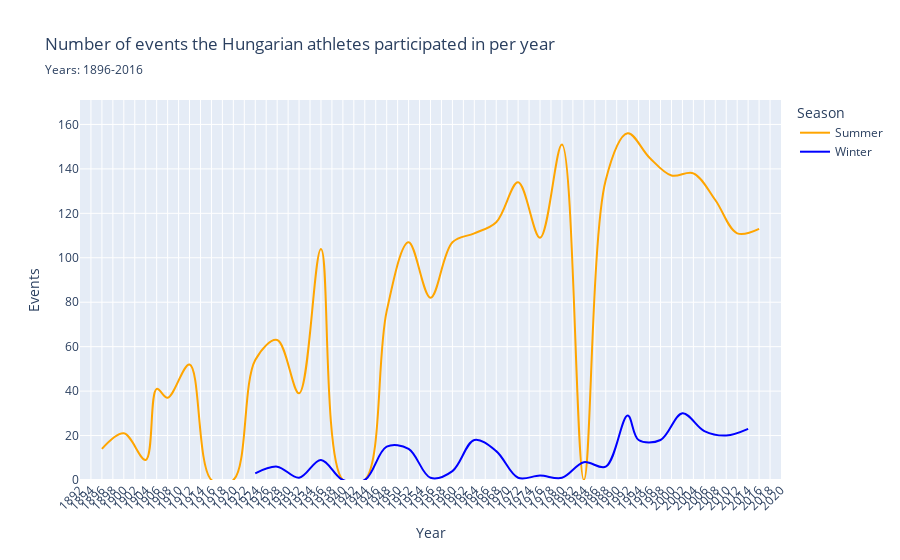

Write notebook code for a chart like this one.
### Code cell
# Number of events that Hungarian athletes participated in
new_df = df[["Name", "Event", "NOC", "Year", "Season"]]
hun_df = new_df[new_df["NOC"] == "HUN"].dropna().drop_duplicates(subset=["Event", "Year"])
grouped_df = pd.DataFrame(hun_df.groupby(["Year", "Season"])["Event"].value_counts().unstack().sum(axis=1)).rename(columns={0:"Events"}).reset_index()

# Zero participants during years not participating at all
no_events = pd.DataFrame([{"Year": 1916, "Season": "Summer", "Events": 0}, # WW1
                          {"Year": 1920, "Season": "Summer", "Events": 0}, # Banned (WW1)
                          {"Year": 1940, "Season": "Summer", "Events": 0}, # WW2
                          {"Year": 1940, "Season": "Winter", "Events": 0}, # WW2
                          {"Year": 1944, "Season": "Summer", "Events": 0}, # WW2
                          {"Year": 1944, "Season": "Winter", "Events": 0}, # WW2
                          {"Year": 1984, "Season": "Summer", "Events": 0}  # Boycott against the US
                          ])
olympic_events = pd.concat([grouped_df, no_events], ignore_index=True).sort_values(by="Year").reset_index().drop("index", axis=1)

fig = px.line(olympic_events, 
        x="Year", 
        y="Events", 
        title="Number of events the Hungarian athletes participated in per year", 
        subtitle="Years: 1896-2016", 
        range_x=[1892, 2020], 
        range_y=[0, grouped_df["Events"].max()+15], 
        line_shape="spline", 
        color="Season", 
        color_discrete_map={"Summer": "orange", "Winter": "blue"})
fig.update_xaxes(dtick=2, ticklabelposition="outside left", tickangle=-45)
fig.show()

### Figure 1 — Plotly figure (JSON) as saved in the notebook; plotly's stock layout.template omitted (floating-point values rounded to 4 significant figures)
{"data": [{"hovertemplate": "Season=Summer<br>Year=%{x}<br>Events=%{y}<extra></extra>", "legendgroup": "Summer", "line": {"color": "orange", "dash": "solid", "shape": "spline"}, "marker": {"symbol": "circle"}, "mode": "lines", "name": "Summer", "orientation": "v", "showlegend": true, "type": "scatter", "x": [1896, 1900, 1904, 1906, 1908, 1912, 1916, 1920, 1924, 1928, 1932, 1936, 1940, 1944, 1948, 1952, 1956, 1960, 1964, 1968, 1972, 1976, 1980, 1984, 1988, 1992, 1996, 2000, 2004, 2008, 2012, 2016], "xaxis": "x", "y": [14.0, 21.0, 9.0, 41.0, 37.0, 52.0, 0.0, 0.0, 54.0, 63.0, 39.0, 104.0, 0.0, 0.0, 76.0, 107.0, 82.0, 107.0, 111.0, 116.0, 134.0, 109.0, 151.0, 0.0, 135.0, 156.0, 145.0, 137.0, 138.0, 126.0, 111.0, 113.0], "yaxis": "y"}, {"hovertemplate": "Season=Winter<br>Year=%{x}<br>Events=%{y}<extra></extra>", "legendgroup": "Winter", "line": {"color": "blue", "dash": "solid", "shape": "spline"}, "marker": {"symbol": "circle"}, "mode": "lines", "name": "Winter", "orientation": "v", "showlegend": true, "type": "scatter", "x": [1924, 1928, 1932, 1936, 1940, 1944, 1948, 1952, 1956, 1960, 1964, 1968, 1972, 1976, 1980, 1984, 1988, 1992, 1994, 1998, 2002, 2006, 2010, 2014], "xaxis": "x", "y": [3.0, 6.0, 1.0, 9.0, 0.0, 0.0, 15.0, 14.0, 1.0, 4.0, 18.0, 13.0, 1.0, 2.0, 1.0, 8.0, 6.0, 29.0, 18.0, 18.0, 30.0, 22.0, 20.0, 23.0], "yaxis": "y"}], "layout": {"legend": {"title": {"text": "Season"}, "tracegroupgap": 0}, "title": {"subtitle": {"text": "Years: 1896-2016"}, "text": "Number of events the Hungarian athletes participated in per year"}, "xaxis": {"anchor": "y", "domain": [0, 1], "dtick": 2, "range": [1892, 2020], "tickangle": -45, "ticklabelposition": "outside left", "title": {"text": "Year"}}, "yaxis": {"anchor": "x", "domain": [0, 1], "range": [0, 171], "title": {"text": "Events"}}}}
